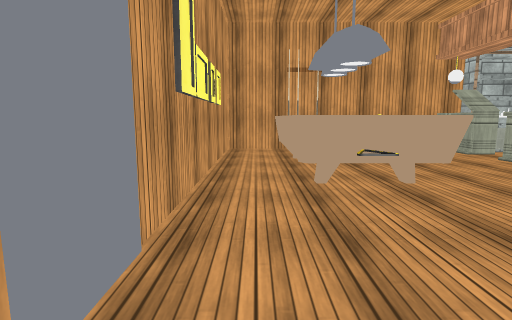
view 1 (above)

12 first-person views from a walk through a 3-D level made in the Unity game engine. The camera is 1.2 m above the floor, tilts 8° down and sees 80° across. The floor is counted in squares, 1 m on a side. Each view is taken from the middle of a square. On the plan, view 1 faces up. The plan holds only what a view shows up to about 13 squares ahead; the rest is blank. The place goes on beyond the plan. The player character is not drawn. Door leaves are left out, so doorways stand open. Some surface patterns are stand-ins.

view 2
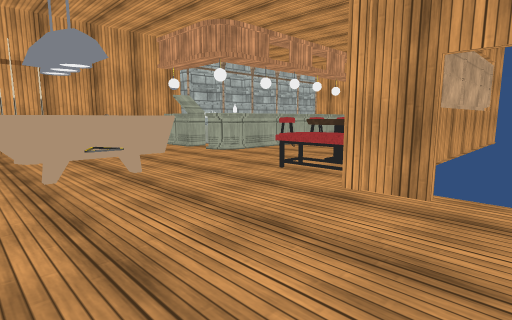

view 3
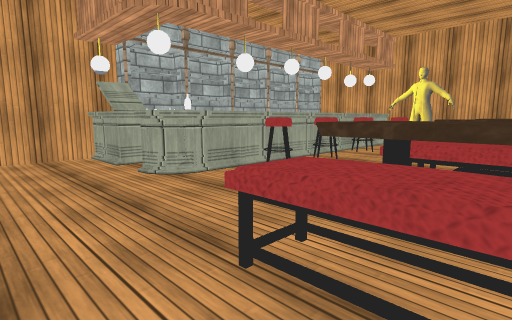

view 4
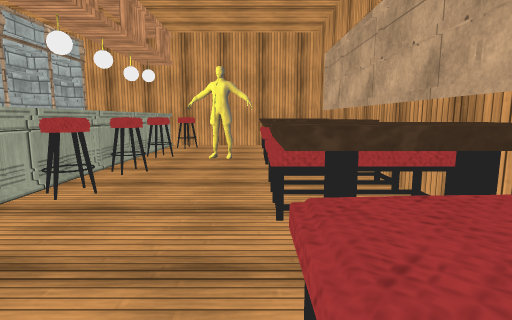

view 5
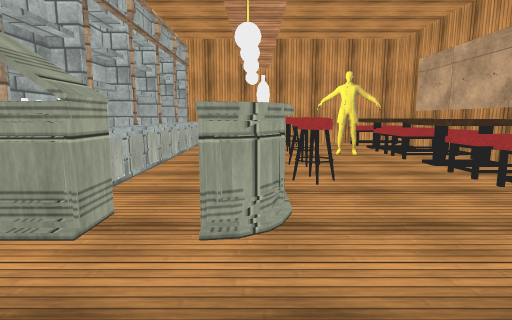

view 6
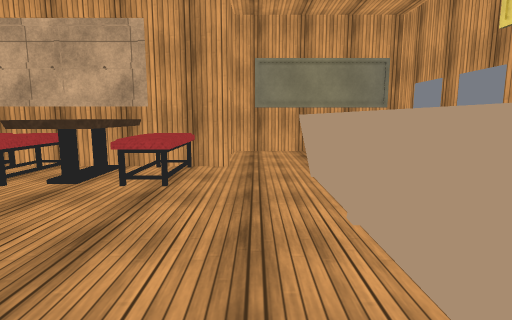

view 7
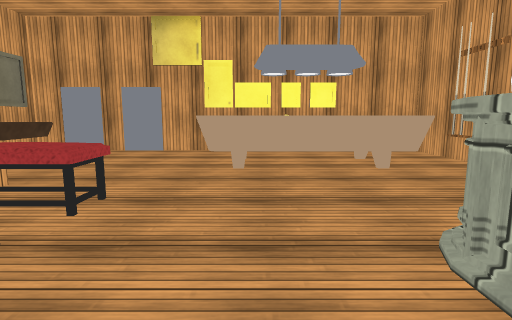

view 8
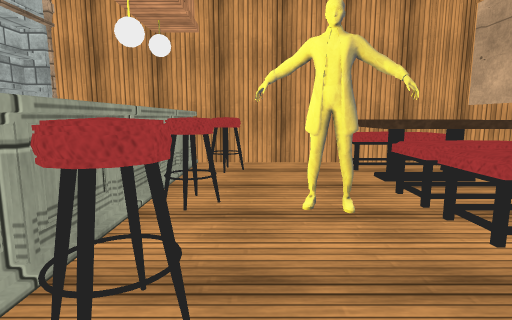

view 9
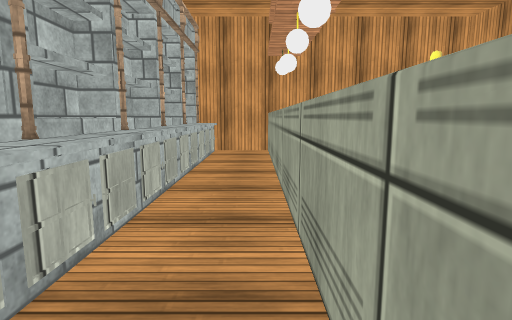

view 10
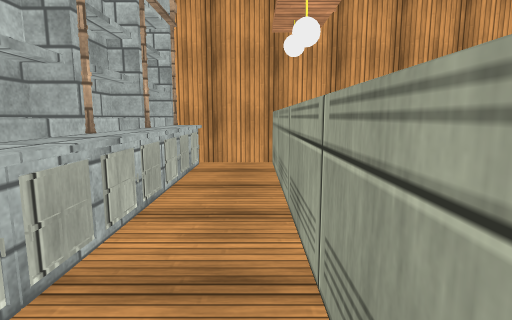

view 11
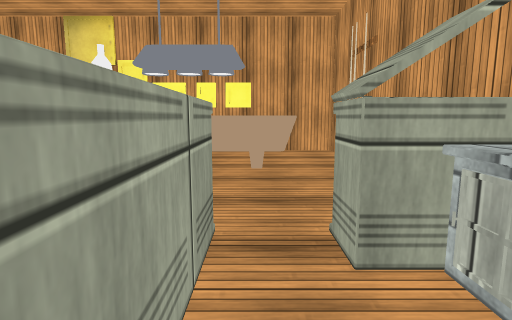

view 12
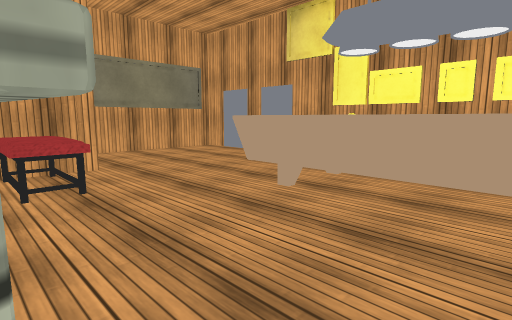

### Floor plan
Key: @ floor where view 1 was taken; # wall or solid block; . floor; D open door; = window, fence, low wall or low ledge; ^ raised ledge; O other object.
Columns run from 1 left of view 1 to 18 right of it. Each row starts with its distance up from view 1.
 12 ####################
 11 #.......#^^^^^^^^^^^
 10 #.^^^...#=.........#
  9 #.^ ^..............#
  8 #.^ ^...^^^^^^^^^^^^
  7 #.^ ^.....#^#^.^..^#
  6 #.^^^..........O...#
  5 #.^^^..........O...#
  4 #......^^^^^^^^O^^^#
  3 #......^^^^^^^^^^^^^
  2 #......^^^^^^^^^^^^^
  1 #.....##############
  0 #@....D
 -1 #.....D
 -2 #######

Where each view was taken, in squares from view 1:
view 1: 0 up, 0 right, facing up
view 2: 1 down, 0 right, facing up-right
view 3: 2 up, 4 right, facing up-right
view 4: 4 up, 5 right, facing right
view 5: 8 up, 4 right, facing right
view 6: 9 up, 4 right, facing down
view 7: 6 up, 10 right, facing left
view 8: 6 up, 10 right, facing right
view 9: 9 up, 7 right, facing right
view 10: 9 up, 10 right, facing right
view 11: 9 up, 10 right, facing left
view 12: 9 up, 7 right, facing down-left
